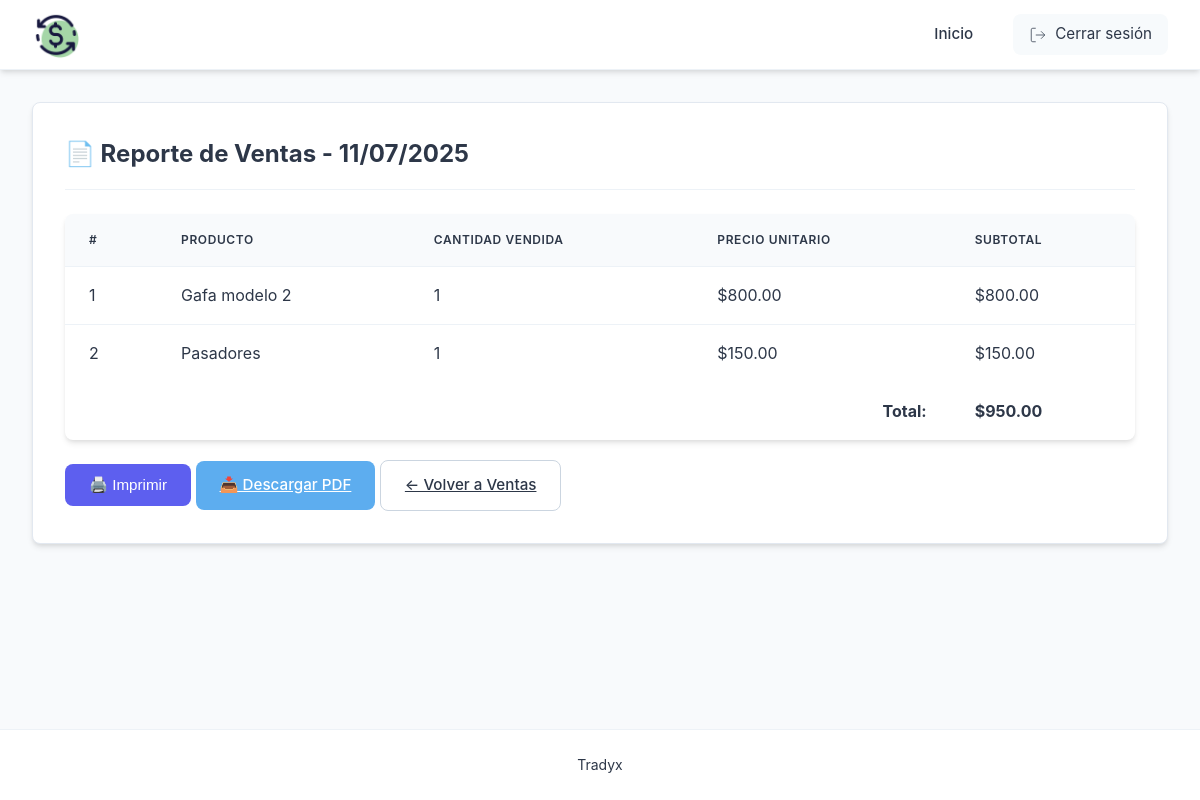
Page /sales/report (signed in) on the earlier database version.
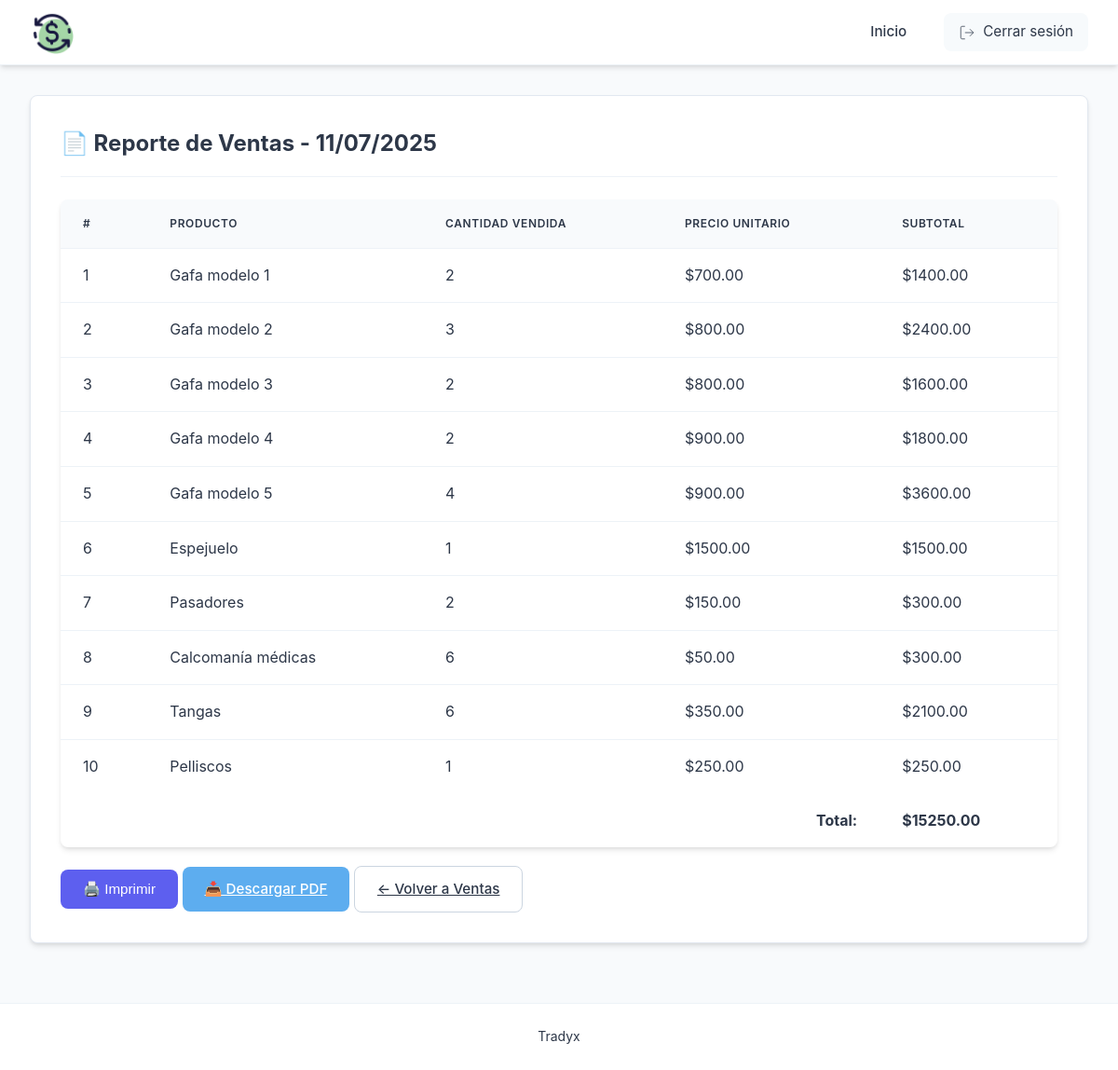
Same page on the later database version.
### models.py (models this page shows, shortened)
class Product(db.Model):
    __tablename__ = 'product'
    id = db.Column(db.Integer, primary_key=True)
    name = db.Column(db.String(100), nullable=False)
    quantity = db.Column(db.Integer, nullable=False)
    price = db.Column(db.Float, nullable=False)
    daily_sales = db.Column(db.Integer, default=0)

### app.py (the view)
@app.route('/sales/report')
@login_required
def print_daily_report():
    products_sold = Product.query.filter(Product.daily_sales > 0).all()
    total_sales = sum(p.price * p.daily_sales for p in products_sold)
    return render_template('sales_report.html',
                        products=products_sold,
                        total=total_sales,
                        date=datetime.now().strftime("%d/%m/%Y"))

### app.py (called while the page is built)
def login_required(f):
    @wraps(f)
    def decorated_function(*args, **kwargs):
        if 'user_id' not in session:
            flash('Por favor inicie sesión primero', 'danger')
            return redirect(url_for('login'))
        return f(*args, **kwargs)
    return decorated_function

### templates/sales_report.html (shortened to what this page needs)
{% extends "base.html" %}
{% block content %}
<div class="module-container">
    <h2>📄 Reporte de Ventas - {{ date }}</h2>
    <table class="data-table">
        <thead>
            <tr>
                <th>#</th>
                <th>Producto</th>
                <th>Cantidad Vendida</th>
                <th>Precio Unitario</th>
                <th>Subtotal</th>
            </tr>
        </thead>
        <tbody>
            {% for product in products %}
            <tr>
                <td>{{ loop.index }}</td>
                <td>{{ product.name }}</td>
                <td>{{ product.daily_sales }}</td>
                <td>${{ "%.2f"|format(product.price) }}</td>
                <td>${{ "%.2f"|format(product.price * product.daily_sales) }}</td>
            </tr>
            {% endfor %}
        </tbody>
        <tfoot>
            <tr>
                <td colspan="4" style="text-align: right;"><strong>Total:</strong></td>
                <td><strong>${{ "%.2f"|format(total) }}</strong></td>
            </tr>
        </tfoot>
    </table>
    <div class="no-print" style="margin-top: 20px;">
        <button onclick="window.print()" class="btn btn-primary">🖨️ Imprimir</button>
        <a href="{{ url_for('download_daily_report') }}" class="btn btn-info">📥 Descargar PDF</a>
        <a href="{{ url_for('sales') }}" class="btn btn-secondary">← Volver a Ventas</a>
    </div>
</div>
{% endblock %}

Differences in the rows shown:
now on this page (row edited): Product: name "Gafa modelo 1", daily_sales "2", price "700.00", product.price*product.daily_sales "1400.00"
changed Product "Gafa modelo 2": daily_sales "1" → "3"; product.price*product.daily_sales "800.00" → "2400.00"
now on this page (row edited): Product: name "Gafa modelo 3", daily_sales "2", price "800.00", product.price*product.daily_sales "1600.00"
now on this page (row edited): Product: name "Gafa modelo 4", daily_sales "2", price "900.00", product.price*product.daily_sales "1800.00"
now on this page (row edited): Product: name "Gafa modelo 5", daily_sales "4", price "900.00", product.price*product.daily_sales "3600.00"
now on this page (row edited): Product: name "Espejuelo", daily_sales "1", price "1500.00", product.price*product.daily_sales "1500.00"
changed Product "Pasadores": daily_sales "1" → "2"; product.price*product.daily_sales "150.00" → "300.00"
now on this page (row edited): Product: name "Calcomanía médicas", daily_sales "6", price "50.00", product.price*product.daily_sales "300.00"
added Product: name "Tangas", daily_sales "6", price "350.00", product.price*product.daily_sales "2100.00"
added Product: name "Pelliscos", daily_sales "1", price "250.00", product.price*product.daily_sales "250.00"
Other differences:
{{ "%.2f"|format(total) }}: "950.00" → "15250.00"
